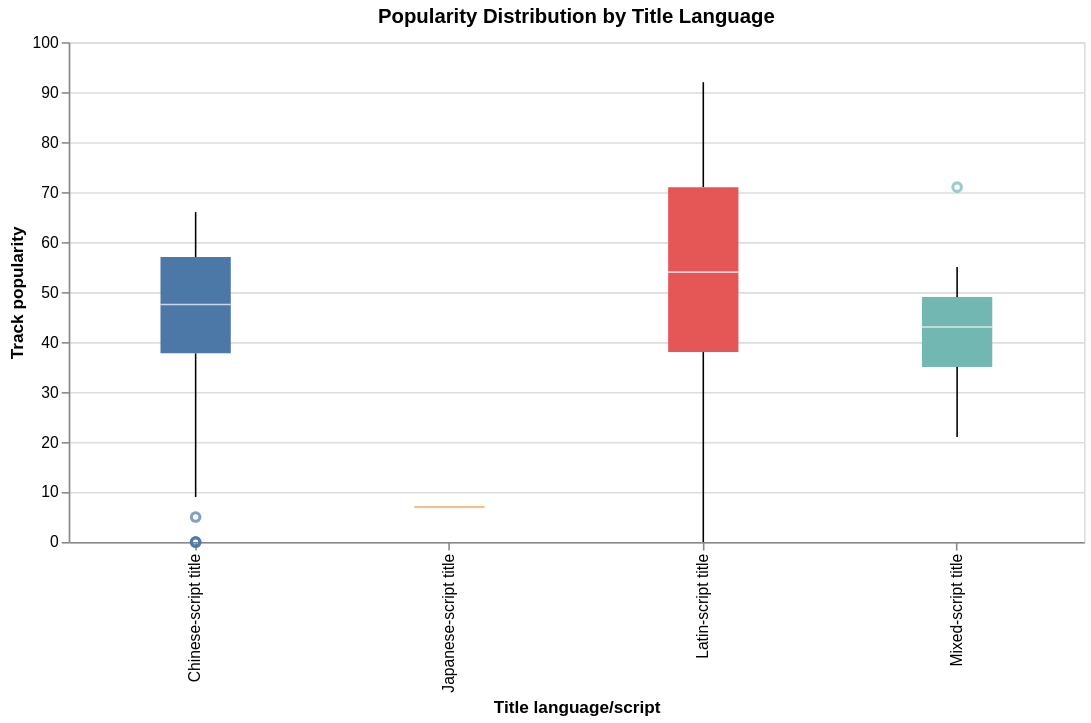

Notebook code for this chart:
### Code cell
alt.Chart(df).mark_boxplot(size=45).encode(
    x=alt.X("song_title_language:N", title="Title language/script"),
    y=alt.Y("popularity:Q", title="Track popularity"),
    color=alt.Color("song_title_language:N", legend=None),
    tooltip=["song_title_language:N", "popularity:Q"],
).properties(
    title="Popularity Distribution by Title Language",
    width=650,
    height=320,
)

### Figure 1 — Vega-Lite specification as saved in the notebook (floating-point values rounded to 4 significant figures; data arrays with more than 128 entries replaced by an {"elided": "..."} marker saying what was removed)
{"config": {"view": {"continuousWidth": 300, "continuousHeight": 300}}, "data": {"name": "data-f4196bea6bca70f90641119af263f044"}, "mark": {"type": "boxplot", "size": 45}, "encoding": {"color": {"field": "song_title_language", "legend": null, "type": "nominal"}, "tooltip": [{"field": "song_title_language", "type": "nominal"}, {"field": "popularity", "type": "quantitative"}], "x": {"field": "song_title_language", "title": "Title language/script", "type": "nominal"}, "y": {"field": "popularity", "title": "Track popularity", "type": "quantitative"}}, "height": 320, "title": "Popularity Distribution by Title Language", "width": 650, "$schema": "https://vega.github.io/schema/vega-lite/v6.1.0.json", "datasets": {"data-f4196bea6bca70f90641119af263f044": {"elided": "238 records"}}}
